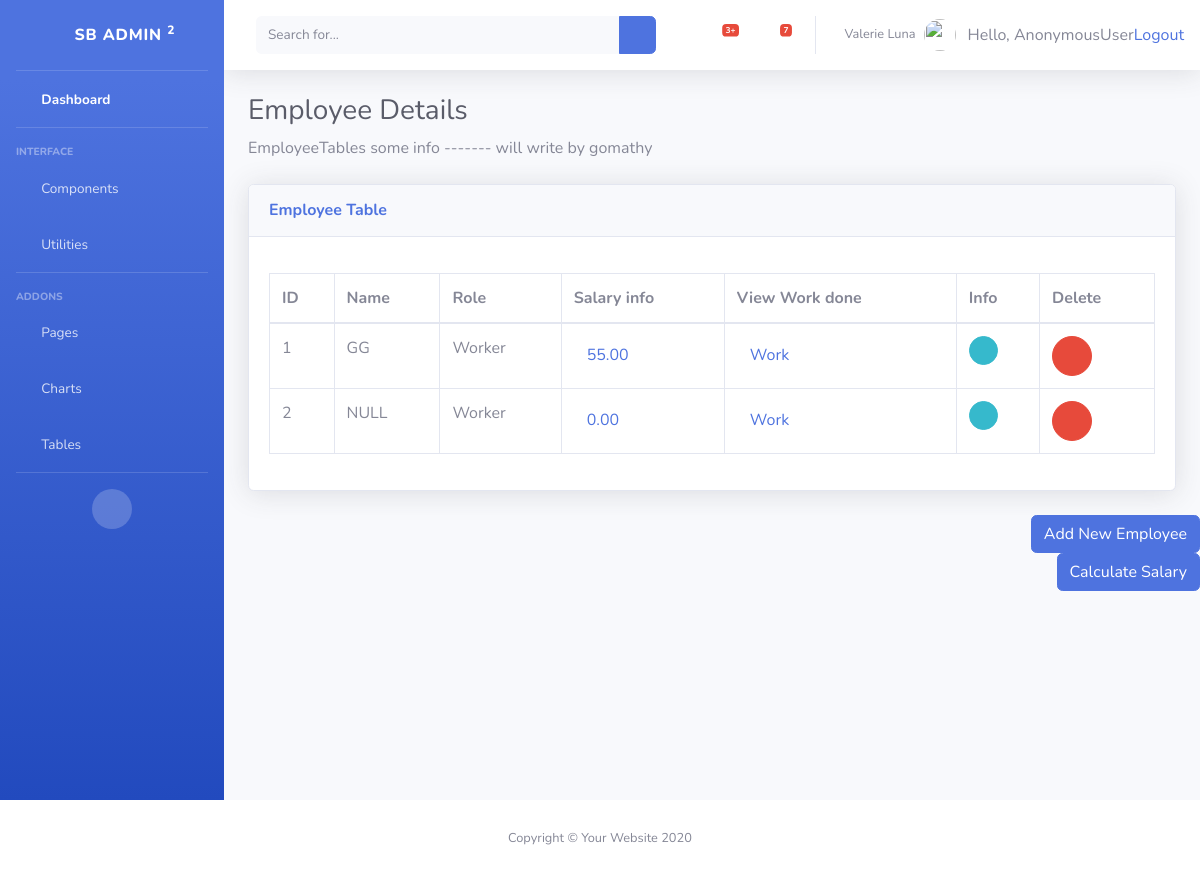
/employee/, run on the app's committed database.
### inventory/models.py (models this page shows, shortened)
class Employee(models.Model):
	name 		= models.CharField("Employee Name", max_length=30, default='NULL', blank=True)
	basicSalary = models.DecimalField(max_digits=10, decimal_places=2, default=0)
	bonus 		= models.DecimalField(max_digits=10, decimal_places=2, default=0)
	total 		= models.DecimalField(max_digits=10, decimal_places=2, default=0) # basic + bonus
	isPaid 		= models.BooleanField(default=False)
	lastSalary 	= models.DateTimeField('last salary updated date', default=now, blank=True)
	DESIGNATION_CEO= 'Manager'
	DESIGNATION_WORKER= 'Worker'
	DESIGNATION_SUPERVISER= 'Superviser'
	DESIGNATION_MARKETING= 'MarketingHead'
	DESIGNATION_OTHERS= 'Others'
	DESIGNATION_CHOICES= [(DESIGNATION_WORKER, 'Worker'),(DESIGNATION_CEO,'Manager'),(DESIGNATION_SUPERVISER,'Superviser'),(DESIGNATION_MARKETING,'MarketingHead'),(DESIGNATION_WORKER,'others') ]
	designation = models.CharField(choices=DESIGNATION_CHOICES, max_length=200, default='Others')
	address = models.CharField(max_length=70, default='Not Found', blank=True)
	phone = models.CharField("Phone Number", max_length=11, default='0000000', blank=True)
	dob = models.DateTimeField('date of birth', default=now, blank=True)
	doj = models.DateTimeField('date of Joined', default=now, blank=True)
	GENDER_MALE 	= 0
	GENDER_FEMALE 	= 1
	GENDER_OTHERS 	= 2
	GENDER_CHOICES 	= [(GENDER_MALE, 'Male'), (GENDER_FEMALE, 'Female'), (GENDER_FEMALE, 'Others') ]
	gender 			= models.IntegerField(choices=GENDER_CHOICES, default=2)

### inventory/views.py (the view)
# urls.py: path('employee/',views.employee,name='employee'),
def employee(request):
	Emps = Employee.objects.all()
	return render(request, 'inventory/employee.html', { 'Emps': Emps })

### inventory/templates/inventory/employee.html
{% extends 'inventory/base.html' %}
{% load static %}
{% block body %}
<h1 class="h3 mb-2 text-gray-800">Employee Details </h1>
          <p class="mb-4">EmployeeTables some info ------- will write by gomathy  </p>
          <div class="card shadow mb-4">
            <div class="card-header py-3">
              <h6 class="m-0 font-weight-bold text-primary">Employee Table</h6>
            </div>
            <div class="card-body">
              <div class="table-responsive">
                <table class="table table-bordered" id="dataTable" width="100%" cellspacing="0">
                  <thead>
                    <tr>
                      <th>ID</th>
                      <th>Name</th>
                      <th>Role</th>
                      <th>Salary info</th>
                      <th>View Work done </th>
                      <th>Info</th>
                      <th>Delete</th>
                    </tr>
                  </thead>
                  <tbody>
            <ul>
						{% for e in Emps %}
						<tr>
                <td> {{ e.id }} </td>
						    <td>{{ e.name }} </td>
						    <td>{{ e.designation }}</td>
						    <td>
                  <a href="{% url 'inventory:salary_details' e.id %}"
                      class="btn btn-link"> {{ e.basicSalary }}
                  </a>
                </td>
                <td>
                  <a href="{% url 'inventory:view_works' e.id %}"
                    class="btn btn-link" role="button"> Work
                  </a>
                </td>
                <td>
                    <a href="{% url 'inventory:emp_edit' e.id %}" class="btn btn-info btn-circle btn-sm">
                      <i class="fas fa-info-circle"></i>
                    </a>
                </td>
                <td>
                    <a href="{% url 'inventory:delete_employee' e.id %}"
                       onclick="return confirm('Are you sure you want to delete this?')"
                       class="btn btn-danger btn-circle tn-sm">
                      <i class="fas fa-trash"></i>
                    </a>
                </td>
						</tr>
						{% endfor %}
						</ul>
                  </tbody>
                </table>
              </div>
            </div>
          </div>
        </div>
        <div class="button-group" align="right" >
              <a href="{% url 'inventory:add_employee' %}" class="btn btn-primary" role="button" >
              Add New Employee </a>
        </div>
        <div class="button-group" align="right" >
              <a href="{% url 'inventory:salary_cal' %}" class="btn btn-primary" role="button" >
              Calculate Salary </a>
        </div>
      </div>
</div>
{% endblock %}

### data on the page
Employee: id "1", name "GG", designation "Worker", basicSalary "55.00"
Employee: id "2", name "NULL", designation "Worker", basicSalary "0.00"

### other printed values
{{ request.user }} "AnonymousUser"
